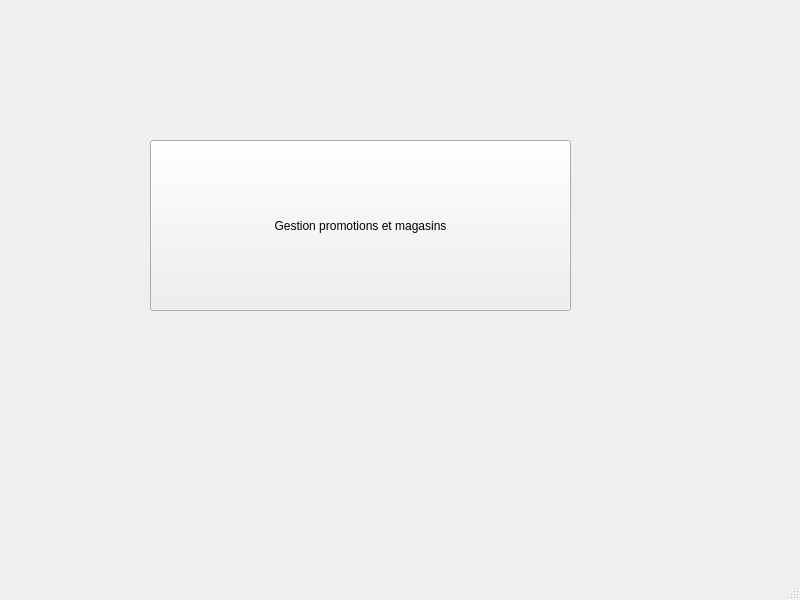
<?xml version="1.0" encoding="UTF-8"?>
<ui version="4.0">
 <class>MainWindow</class>
 <widget class="QMainWindow" name="MainWindow">
  <property name="geometry">
   <rect>
    <x>0</x>
    <y>0</y>
    <width>800</width>
    <height>600</height>
   </rect>
  </property>
  <property name="windowTitle">
   <string>MainWindow</string>
  </property>
  <widget class="QWidget" name="centralwidget">
   <widget class="QPushButton" name="pushButton">
    <property name="geometry">
     <rect>
      <x>150</x>
      <y>140</y>
      <width>421</width>
      <height>171</height>
     </rect>
    </property>
    <property name="text">
     <string>Gestion promotions et magasins</string>
    </property>
   </widget>
  </widget>
  <widget class="QMenuBar" name="menubar">
   <property name="geometry">
    <rect>
     <x>0</x>
     <y>0</y>
     <width>800</width>
     <height>26</height>
    </rect>
   </property>
  </widget>
  <widget class="QStatusBar" name="statusbar"/>
 </widget>
 <resources/>
 <connections/>
</ui>
